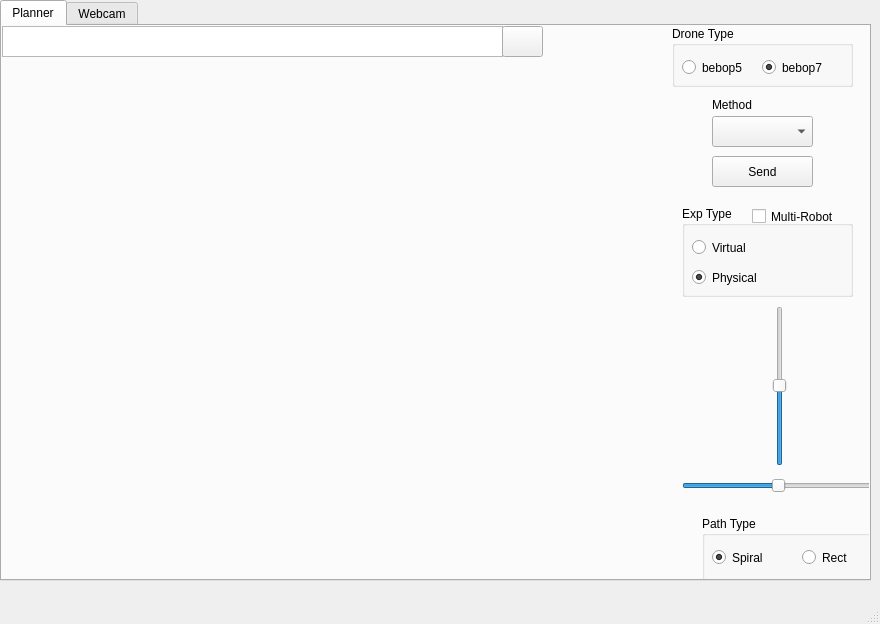
<?xml version="1.0" encoding="UTF-8"?>
<ui version="4.0">
 <class>MainWindow</class>
 <widget class="QMainWindow" name="MainWindow">
  <property name="geometry">
   <rect>
    <x>0</x>
    <y>0</y>
    <width>880</width>
    <height>624</height>
   </rect>
  </property>
  <property name="windowTitle">
   <string>MainWindow</string>
  </property>
  <property name="dockOptions">
   <set>QMainWindow::AllowTabbedDocks|QMainWindow::AnimatedDocks|QMainWindow::GroupedDragging</set>
  </property>
  <widget class="QWidget" name="centralwidget">
   <widget class="QTabWidget" name="tabWidget">
    <property name="geometry">
     <rect>
      <x>0</x>
      <y>0</y>
      <width>871</width>
      <height>581</height>
     </rect>
    </property>
    <property name="currentIndex">
     <number>0</number>
    </property>
    <widget class="QWidget" name="tab_3">
     <attribute name="title">
      <string>Planner</string>
     </attribute>
     <widget class="QCustomPlot" name="customPlot" native="true">
      <property name="geometry">
       <rect>
        <x>0</x>
        <y>60</y>
        <width>661</width>
        <height>451</height>
       </rect>
      </property>
     </widget>
     <widget class="QPlainTextEdit" name="savePathText">
      <property name="geometry">
       <rect>
        <x>0</x>
        <y>0</y>
        <width>501</width>
        <height>31</height>
       </rect>
      </property>
     </widget>
     <widget class="QPushButton" name="saveButton">
      <property name="geometry">
       <rect>
        <x>500</x>
        <y>0</y>
        <width>41</width>
        <height>31</height>
       </rect>
      </property>
      <property name="text">
       <string/>
      </property>
      <property name="icon">
       <iconset resource="app_resources.qrc">
        <normaloff>:/icon/resources/save.png</normaloff>:/icon/resources/save.png</iconset>
      </property>
      <property name="iconSize">
       <size>
        <width>32</width>
        <height>32</height>
       </size>
      </property>
     </widget>
     <widget class="QSlider" name="horizontalSlider">
      <property name="geometry">
       <rect>
        <x>680</x>
        <y>450</y>
        <width>191</width>
        <height>20</height>
       </rect>
      </property>
      <property name="value">
       <number>50</number>
      </property>
      <property name="orientation">
       <enum>Qt::Horizontal</enum>
      </property>
     </widget>
     <widget class="QComboBox" name="methodBox">
      <property name="geometry">
       <rect>
        <x>710</x>
        <y>90</y>
        <width>101</width>
        <height>31</height>
       </rect>
      </property>
     </widget>
     <widget class="QLabel" name="label">
      <property name="geometry">
       <rect>
        <x>710</x>
        <y>70</y>
        <width>67</width>
        <height>17</height>
       </rect>
      </property>
      <property name="text">
       <string>Method</string>
      </property>
     </widget>
     <widget class="QGroupBox" name="groupBox">
      <property name="geometry">
       <rect>
        <x>680</x>
        <y>180</y>
        <width>171</width>
        <height>91</height>
       </rect>
      </property>
      <property name="title">
       <string>Exp Type</string>
      </property>
      <widget class="QRadioButton" name="radioButtonSim">
       <property name="geometry">
        <rect>
         <x>10</x>
         <y>30</y>
         <width>112</width>
         <height>23</height>
        </rect>
       </property>
       <property name="text">
        <string>Virtual</string>
       </property>
      </widget>
      <widget class="QRadioButton" name="radioButtonExp">
       <property name="geometry">
        <rect>
         <x>10</x>
         <y>60</y>
         <width>112</width>
         <height>23</height>
        </rect>
       </property>
       <property name="text">
        <string>Physical</string>
       </property>
       <property name="checked">
        <bool>true</bool>
       </property>
      </widget>
      <widget class="QCheckBox" name="checkMultiRobot">
       <property name="geometry">
        <rect>
         <x>70</x>
         <y>0</y>
         <width>131</width>
         <height>21</height>
        </rect>
       </property>
       <property name="text">
        <string>Multi-Robot</string>
       </property>
      </widget>
     </widget>
     <widget class="QSlider" name="verticalSlider">
      <property name="geometry">
       <rect>
        <x>770</x>
        <y>280</y>
        <width>16</width>
        <height>160</height>
       </rect>
      </property>
      <property name="value">
       <number>50</number>
      </property>
      <property name="orientation">
       <enum>Qt::Vertical</enum>
      </property>
     </widget>
     <widget class="QGroupBox" name="groupBox_2">
      <property name="geometry">
       <rect>
        <x>700</x>
        <y>490</y>
        <width>181</width>
        <height>80</height>
       </rect>
      </property>
      <property name="title">
       <string>Path Type</string>
      </property>
      <widget class="QRadioButton" name="radioButtonSpiral">
       <property name="geometry">
        <rect>
         <x>10</x>
         <y>30</y>
         <width>112</width>
         <height>23</height>
        </rect>
       </property>
       <property name="text">
        <string>Spiral</string>
       </property>
       <property name="checked">
        <bool>true</bool>
       </property>
      </widget>
      <widget class="QRadioButton" name="radioButtonRect">
       <property name="geometry">
        <rect>
         <x>100</x>
         <y>30</y>
         <width>112</width>
         <height>23</height>
        </rect>
       </property>
       <property name="text">
        <string>Rect</string>
       </property>
      </widget>
     </widget>
     <widget class="QGroupBox" name="groupBox_3">
      <property name="geometry">
       <rect>
        <x>670</x>
        <y>0</y>
        <width>181</width>
        <height>61</height>
       </rect>
      </property>
      <property name="title">
       <string>Drone Type</string>
      </property>
      <widget class="QRadioButton" name="bebop5">
       <property name="geometry">
        <rect>
         <x>10</x>
         <y>30</y>
         <width>112</width>
         <height>23</height>
        </rect>
       </property>
       <property name="text">
        <string>bebop5</string>
       </property>
       <property name="checked">
        <bool>false</bool>
       </property>
      </widget>
      <widget class="QRadioButton" name="bebop7">
       <property name="geometry">
        <rect>
         <x>90</x>
         <y>30</y>
         <width>112</width>
         <height>23</height>
        </rect>
       </property>
       <property name="text">
        <string>bebop7</string>
       </property>
       <property name="checked">
        <bool>true</bool>
       </property>
      </widget>
     </widget>
     <widget class="QPushButton" name="pushButton">
      <property name="geometry">
       <rect>
        <x>710</x>
        <y>130</y>
        <width>101</width>
        <height>31</height>
       </rect>
      </property>
      <property name="text">
       <string>Send</string>
      </property>
     </widget>
    </widget>
    <widget class="QWidget" name="tab_4">
     <attribute name="title">
      <string>Webcam</string>
     </attribute>
     <widget class="QPushButton" name="requestBttn">
      <property name="geometry">
       <rect>
        <x>550</x>
        <y>260</y>
        <width>81</width>
        <height>31</height>
       </rect>
      </property>
      <property name="text">
       <string>Request</string>
      </property>
     </widget>
     <widget class="QLabel" name="responseLabel">
      <property name="geometry">
       <rect>
        <x>80</x>
        <y>300</y>
        <width>461</width>
        <height>101</height>
       </rect>
      </property>
      <property name="text">
       <string/>
      </property>
     </widget>
     <widget class="QComboBox" name="comboBox">
      <property name="geometry">
       <rect>
        <x>80</x>
        <y>250</y>
        <width>461</width>
        <height>41</height>
       </rect>
      </property>
     </widget>
     <widget class="QListView" name="listView">
      <property name="geometry">
       <rect>
        <x>80</x>
        <y>60</y>
        <width>461</width>
        <height>192</height>
       </rect>
      </property>
     </widget>
     <widget class="QPushButton" name="addButton">
      <property name="geometry">
       <rect>
        <x>80</x>
        <y>30</y>
        <width>89</width>
        <height>25</height>
       </rect>
      </property>
      <property name="text">
       <string>Add</string>
      </property>
     </widget>
     <widget class="QPushButton" name="insertButton">
      <property name="geometry">
       <rect>
        <x>210</x>
        <y>30</y>
        <width>89</width>
        <height>25</height>
       </rect>
      </property>
      <property name="text">
       <string>Insert</string>
      </property>
     </widget>
     <widget class="QPushButton" name="deleteButton">
      <property name="geometry">
       <rect>
        <x>330</x>
        <y>30</y>
        <width>89</width>
        <height>25</height>
       </rect>
      </property>
      <property name="text">
       <string>Delete</string>
      </property>
     </widget>
    </widget>
   </widget>
  </widget>
  <widget class="QMenuBar" name="menubar">
   <property name="geometry">
    <rect>
     <x>0</x>
     <y>0</y>
     <width>880</width>
     <height>22</height>
    </rect>
   </property>
  </widget>
  <widget class="QStatusBar" name="statusbar"/>
 </widget>
 <customwidgets>
  <customwidget>
   <class>QCustomPlot</class>
   <extends>QWidget</extends>
   <header location="global">qcustomplot.h</header>
   <container>1</container>
  </customwidget>
 </customwidgets>
 <resources>
  <include location="app_resources.qrc"/>
 </resources>
 <connections/>
</ui>
